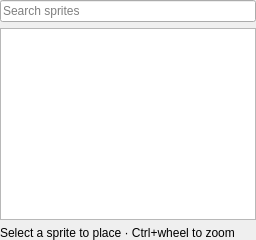
<?xml version="1.0" encoding="UTF-8"?>
<ui version="4.0">
 <class>ToolboxSprites</class>
 <widget class="QWidget" name="ToolboxSprites">
  <layout class="QVBoxLayout" name="verticalLayout">
   <property name="leftMargin"><number>0</number></property>
   <property name="topMargin"><number>0</number></property>
   <property name="rightMargin"><number>0</number></property>
   <property name="bottomMargin"><number>0</number></property>
   <item>
    <widget class="QLineEdit" name="mSpriteSearch">
     <property name="accessibleName"><string>Search sprites</string></property>
     <property name="placeholderText"><string>Search sprites</string></property>
     <property name="clearButtonEnabled"><bool>true</bool></property>
    </widget>
   </item>
   <item>
    <widget class="QTreeWidget" name="mSpriteList">
     <property name="accessibleName"><string>Sprite palette</string></property>
     <property name="toolTip"><string>Scroll to browse. Ctrl+wheel to resize previews.</string></property>
     <property name="indentation"><number>14</number></property>
     <property name="headerHidden"><bool>true</bool></property>
     <property name="verticalScrollMode"><enum>QAbstractItemView::ScrollPerPixel</enum></property>
     <property name="horizontalScrollBarPolicy"><enum>Qt::ScrollBarAlwaysOff</enum></property>
     <column><property name="text"><string>Sprite</string></property></column>
    </widget>
   </item>
   <item>
    <widget class="QLabel" name="mCurrentSprite">
     <property name="text"><string>Select a sprite to place · Ctrl+wheel to zoom</string></property>
     <property name="wordWrap"><bool>true</bool></property>
    </widget>
   </item>
  </layout>
 </widget>
 <resources/>
 <connections/>
</ui>
